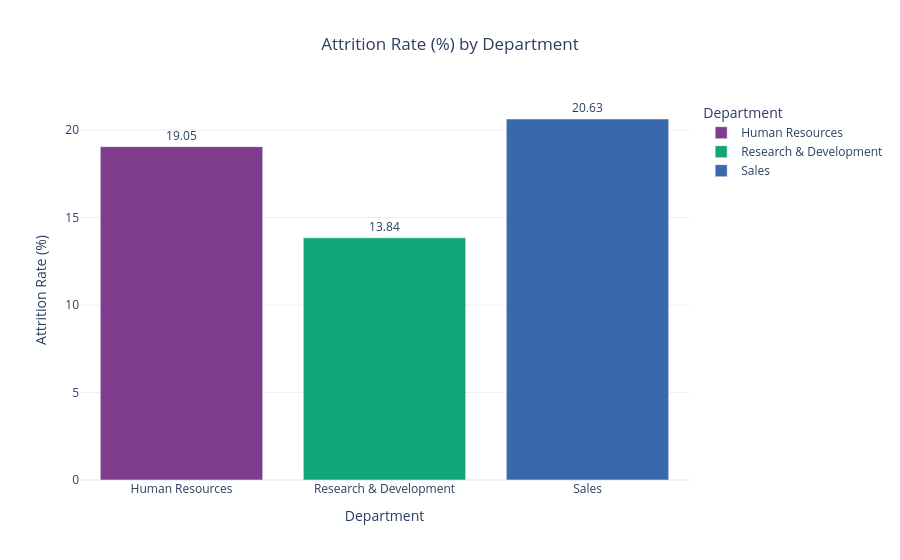

Notebook cell for this chart:
### Code cell
fig = px.bar(
    attrition_yes,
    x="Department",
    y="Rate",
    title="Attrition Rate (%) by Department",
    text=attrition_yes["Rate"].round(2),
    color="Department",
    color_discrete_sequence=px.colors.qualitative.Bold
)

fig.update_traces(textposition="outside")

fig.update_layout(
    yaxis_title="Attrition Rate (%)",
    xaxis_title="Department",
    title_x=0.5,
    template="plotly_white"
)

fig.show()

### Figure 1 — Plotly figure (JSON) as saved in the notebook; plotly's stock layout.template omitted (floating-point values rounded to 4 significant figures)
{"data": [{"hovertemplate": "Department=%{x}<br>Rate=%{y}<br>text=%{text}<extra></extra>", "legendgroup": "Human Resources", "marker": {"color": "rgb(127, 60, 141)", "pattern": {"shape": ""}}, "name": "Human Resources", "orientation": "v", "showlegend": true, "text": [19.05], "textposition": "outside", "type": "bar", "x": ["Human Resources"], "xaxis": "x", "y": [19.05], "yaxis": "y"}, {"hovertemplate": "Department=%{x}<br>Rate=%{y}<br>text=%{text}<extra></extra>", "legendgroup": "Research & Development", "marker": {"color": "rgb(17, 165, 121)", "pattern": {"shape": ""}}, "name": "Research & Development", "orientation": "v", "showlegend": true, "text": [13.84], "textposition": "outside", "type": "bar", "x": ["Research & Development"], "xaxis": "x", "y": [13.84], "yaxis": "y"}, {"hovertemplate": "Department=%{x}<br>Rate=%{y}<br>text=%{text}<extra></extra>", "legendgroup": "Sales", "marker": {"color": "rgb(57, 105, 172)", "pattern": {"shape": ""}}, "name": "Sales", "orientation": "v", "showlegend": true, "text": [20.63], "textposition": "outside", "type": "bar", "x": ["Sales"], "xaxis": "x", "y": [20.63], "yaxis": "y"}], "layout": {"barmode": "relative", "legend": {"title": {"text": "Department"}, "tracegroupgap": 0}, "title": {"text": "Attrition Rate (%) by Department", "x": 0.5}, "xaxis": {"anchor": "y", "categoryarray": ["Human Resources", "Research & Development", "Sales"], "categoryorder": "array", "domain": [0, 1], "title": {"text": "Department"}}, "yaxis": {"anchor": "x", "domain": [0, 1], "title": {"text": "Attrition Rate (%)"}}}}
